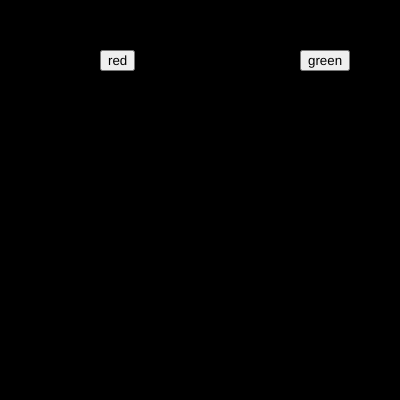
Frame 1 (no input)
Frame 60 (no input): identical to frame 1, image omitted
Frame 120 (the mouse pressed at the canvas centre since frame 60): identical to frame 1, image omitted

The p5.js sketch that drew this single still picture (run headless with seeded random() and noise() and a simulated clock; from frame 60 on, the mouse is pressed at the canvas centre):

// p5.js sketch
// ── sketch.js
var br;
var bg;

var r = 0;
var g = 0;
var b = 0;

function setup() {
  createCanvas(400, 400); 
  
  br = createButton("red");
  br.position(100,50);
  br.mousePressed(rbg);

  bg = createButton("green");
  bg.position(300,50);
 bg.mousePressed(gbg);


}




function draw() {
  background(r,g,b);
}

function rbg()
{
  r = 255;
  g = 0;
  b= 0;
}

function gbg()
{
  r = 0;
  g = 255;
  b= 0;
}
